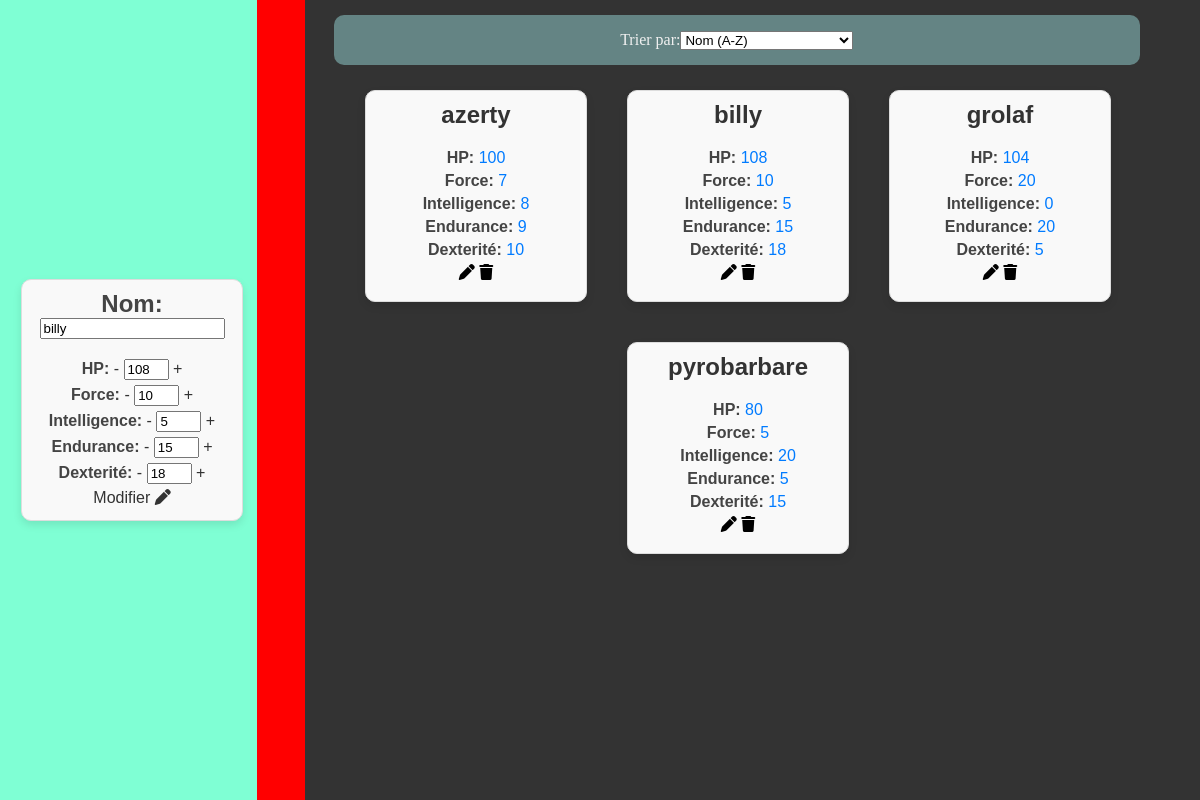
/index.php?edit_id=1, run on the app's committed database.
### tables this page shows
CREATE TABLE IF NOT EXISTS `t_champion` (
  `id` int NOT NULL AUTO_INCREMENT,
  `name` varchar(15) NOT NULL,
  `hp` int NOT NULL,
  `force` int NOT NULL,
  `intelligence` int NOT NULL,
  `endurance` int NOT NULL,
  `dexterité` int NOT NULL,
  PRIMARY KEY (`id`)
);

### class/data.class.php (called while the page is built, shortened)
<?php
class Data{
    private $pdo = null;
    private $host = "127.0.0.1";
    private $name_bdd = "NAME_BDD";
    private $user_bdd = "root";
    private $password_bdd = "";
    private $error_serveur = "Erreur lors de la connexion au serveur.";
    public function __construct(){
        try {
            $dsn = "mysql:host={$this->host};dbname={$this->name_bdd};charset=utf8mb4";
            $this->pdo = new PDO($dsn, $this->user_bdd, $this->password_bdd);
            $this->pdo->setAttribute(PDO::ATTR_ERRMODE, PDO::ERRMODE_EXCEPTION);
            $this->pdo->exec("SET CHARACTER SET 'utf8mb4';");
            $this->pdo->exec("SET collation_connection = 'utf8mb4_general_ci';");
        } catch (PDOException $e) {
            die($this->error_serveur . " Détails: " . $e->getMessage());
        }
    }
    public function query($sql){
        try {
            if (!empty($sql)) {
                $result = $this->pdo->query($sql);
                return $result;
            }
        } catch (PDOException $e) {
            echo "Erreur dans la requête SQL : " . $e->getMessage();
            return false;
        }
    }
     public function get_data($sql, $params = []) {
        try {
            $stmt = $this->pdo->prepare($sql);
            $stmt->execute();
            return $stmt->fetchAll(PDO::FETCH_ASSOC);
        } catch (PDOException $e) {
            echo "Erreur lors de la récupération des données : " . $e->getMessage();
            return false;
        }
    }
    public function build_r_from_id($table, $id){
        $sql = "SELECT * FROM `$table` WHERE id = " . $this->pdo->quote($id) . ";";
        $result = $this->query($sql);
        if($result) {
            return $result->fetch(PDO::FETCH_ASSOC);
        }
        return false;
    }
}
?>

### home_control.php (the view, shortened to what this page needs)
<?php
$db = new Data();
$header = ' <link rel="stylesheet" href="style.css">
            <link rel="stylesheet" href="https://cdnjs.cloudflare.com/ajax/libs/font-awesome/6.0.0-beta3/css/all.min.css">
            <script src="script.js"></script>
            ';
$order_by = "c.name ASC";
$sql = 'SELECT
            c.id,
            c.name,
            c.hp,
            c.force,
            c.intelligence,
            c.endurance,
            c.dexterité
        FROM t_champion AS c
        ORDER BY ' . $order_by;
$datas_items = $db->get_data($sql);
$selected_item = null;
if (isset($_GET['edit_id']) && !empty($_GET['edit_id'])) {
    $id_item = $_GET['edit_id'];
    $selected_item = $db->build_r_from_id('t_champion', $id_item);
}
$page = '
<head>
    ' . $header . '
</head>
<body class="' . $mode . '">
<main>
<div class="admin-container">
    <div class="card">
        <form method="POST" action="index.php">
            <input type="hidden" name="update_id" value="' . ($selected_item ? $selected_item['id'] : '') . '">
            <h2><span class="stat">Nom:</span>
                <input type="text" name="name" value="' . ($selected_item ? $selected_item['name'] : '') . '">
            </h2>
            <p><span class="stat">HP:</span>
                <button type="button" onclick="modifyStat(\'hp\', -1)">-</button>
                <input type="number" id="hp" name="hp" value="' . ($selected_item ? $selected_item['hp'] : 0) . '" >
                <button type="button" onclick="modifyStat(\'hp\', 1)">+</button>
            </p>
            <p><span class="stat">Force:</span>
                <button type="button" onclick="modifyStat(\'force\', -1)">-</button>
                <input type="number" id="force" name="force" value="' . ($selected_item ? $selected_item['force'] : 0) . '" >
                <button type="button" onclick="modifyStat(\'force\', 1)">+</button>
            </p>
            <p><span class="stat">Intelligence:</span>
                <button type="button" onclick="modifyStat(\'intelligence\', -1)">-</button>
                <input type="number" id="intelligence" name="intelligence" value="' . ($selected_item ? $selected_item['intelligence'] : 0) . '" >
                <button type="button" onclick="modifyStat(\'intelligence\', 1)">+</button>
            </p>
            <p><span class="stat">Endurance:</span>
                <button type="button" onclick="modifyStat(\'endurance\', -1)">-</button>
                <input type="number" id="endurance" name="endurance" value="' . ($selected_item ? $selected_item['endurance'] : 0) . '" >
                <button type="button" onclick="modifyStat(\'endurance\', 1)">+</button>
            </p>
            <p><span class="stat">Dexterité:</span>
                <button type="button" onclick="modifyStat(\'dexterité\', -1)">-</button>
                <input type="number" id="dexterité" name="dexterité" value="' . ($selected_item ? $selected_item['dexterité'] : 0) . '" >
                <button type="button" onclick="modifyStat(\'dexterité\', 1)">+</button>
            </p>
            <button type="submit" class="edit-btn">' . ($selected_item ? 'Modifier <i class="fa-solid fa-pen"></i>' : ' creer <i class="fa-solid fa-plus"></i></i>') . '</button>
        </form>
    </div>
</div>
<div class="navbar">
</div>
<div class="listing-container">
<div class="sort-zone">
        <label for="sort">Trier par:</label>
    <select id="sort" onchange="applySorting()">
        <option value="name-asc">Nom (A-Z)</option>
    </select>
</div>
';
if (!empty($datas_items)) {
    foreach ($datas_items as $data_item) {
        $page .= '
        <div class="card">
            <h2>' . $data_item['name'] . '</h2>
            <p><span class="stat">HP:</span> <span class="stat-value">' . $data_item['hp'] . '</span></p>
            <p><span class="stat">Force:</span> <span class="stat-value">' . $data_item['force'] . '</span></p>
            <p><span class="stat">Intelligence:</span> <span class="stat-value">' . $data_item['intelligence'] . '</span></p>
            <p><span class="stat">Endurance:</span> <span class="stat-value">' . $data_item['endurance'] . '</span></p>
            <p><span class="stat">Dexterité:</span> <span class="stat-value">' . $data_item['dexterité'] . '</span></p>
            <div class="btn_zone">
                <a href="index.php?edit_id=' . $data_item['id'] . '" class="edit-btn">
                   <i class="fa-solid fa-pen"></i>
                </a>
                <a onclick="return confirm(\'Êtes-vous sûr de vouloir supprimer cet élément ?\')"
                   href="index.php?delete_id=' . $data_item['id'] . '"
                   class="delete-btn">
                   <i class="fa-solid fa-trash"></i>
                </a>
            </div>
        </div>
        ';
    }
}
$page .= '</div>
</main>
</body>';
echo $page;
?>

### style.css (style rules this page uses)
body { margin: 0; padding: 0; justify-content: center; }
.dark-mode { background-color: #333; color: #f0f0f0; }
main { display: flex; justify-content: space-between; }
.navbar { position: fixed; left: 21.4vw; background-color: red; width: 4vw; height: 100vh; }
button { all: unset; display: inline-block; cursor: pointer; color: #333; }
a { color: black; text-decoration: none; cursor: pointer; }
.listing-container { display: flex; flex-wrap: wrap; gap: 20px; justify-content: center; padding: 20px; width: 100%; margin-left: 23vw; padding-top: 80px; }
.sort-zone { width: 67.2vw; height: 50px; display: flex; justify-content: center; align-items: center; background-color: rgb(100, 132, 132); position: fixed; top: 15px; left: 27.8vw; border-radius: 10px; }
.card { border: 1px solid #ddd; border-radius: 10px; box-shadow: 0 4px 8px rgba(0, 0, 0, 0.1); margin: 10px; width: 200px; height: 190px; padding: 10px; text-align: center; background-color: #f9f9f9; font-family: Arial, sans-serif; }
.card h2 { margin-top: 0; font-size: 24px; color: #333; }
.card p { margin: 5px 0; font-size: 16px; color: #666; }
.card .stat { font-weight: bold; color: #444; }
.card .stat-value { color: #007BFF; }
input#hp, input#force, input#intelligence, input#endurance, input#dexterité { width: 45px; }
.admin-container, .player-container { height: 200px; display: flex; flex-direction: column; justify-content: center; align-items: center; background-color: aquamarine; width: 22vw; height: 100vh; position: fixed; }
.admin-container div.card, .player-container div.card { height: 220px; }

### data on the page
t_champion: name "billy", hp "108", force "10", intelligence "5", endurance "15", dexterité "18"
t_champion: name "azerty", hp "100", force "7", intelligence "8", endurance "9", dexterité "10"
t_champion: name "grolaf", hp "104", force "20", intelligence "0", endurance "20", dexterité "5"
t_champion: name "pyrobarbare", hp "80", force "5", intelligence "20", endurance "5", dexterité "15"
